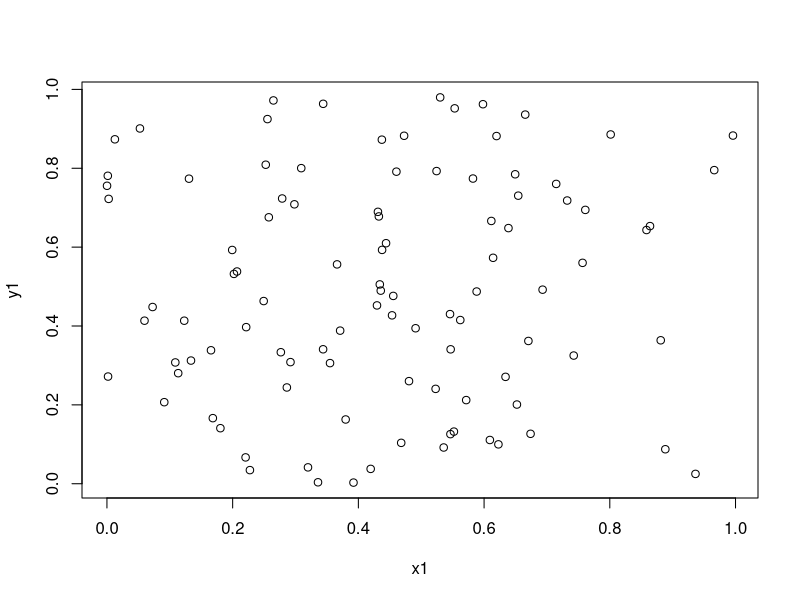
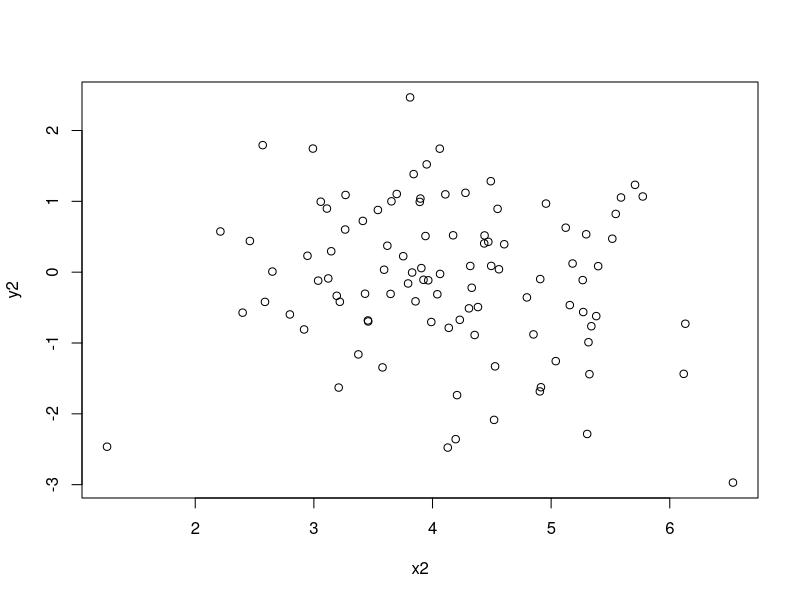
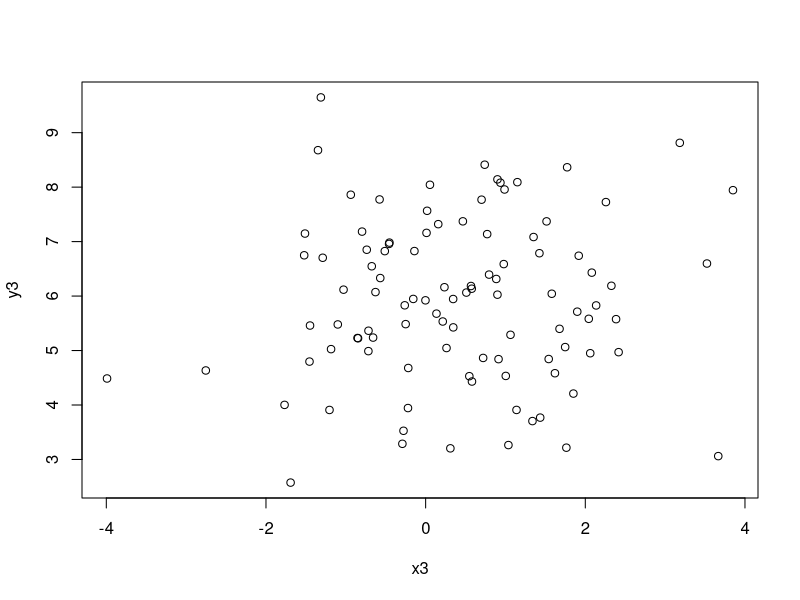
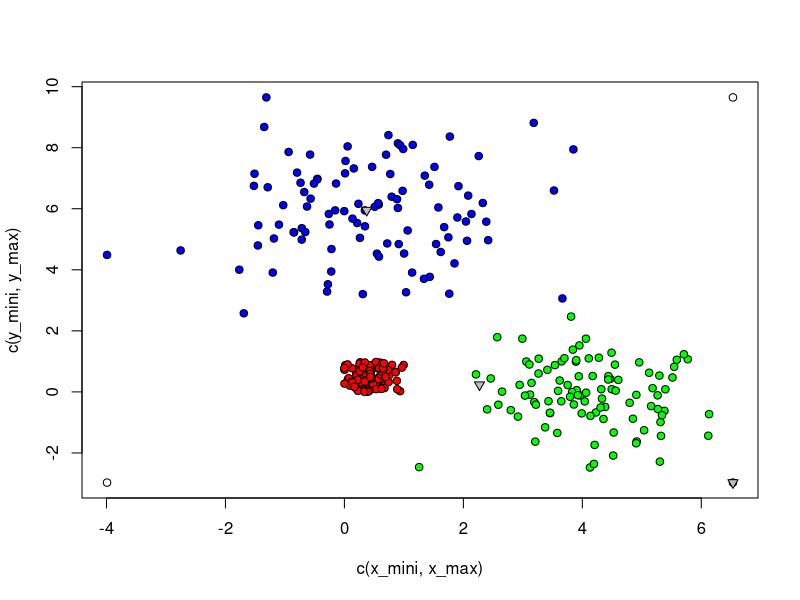

Reproduce these figures in R, in order.
#1 generation de 300 donnees au total

#a) generation de x et de y uniforme sur [0,1]
x1 <- runif(100,0,1)
y1 <- runif(100,0,1)
plot(x1,y1)

#b) x et y gaussienne variance = 1, x_moyenne = 4 et y centree
x2 <- rnorm(100,4,1)
y2 <- rnorm(100,0,1)
plot(x2,y2)

#c) x et y gaussienne variance = 2 , x_mean = 0.5, y_mean = 6
x3 <- rnorm(100,0.5,sqrt(2))
y3 <- rnorm(100,6,sqrt(2))
plot(x3,y3)

#fusion des données
x <- c(x1,x2,x3)
y <- c(y1,y2,y3)

x_mini <-min( c(x1,x2,x3))
y_mini <- min(c(y1,y2,y3))
x_max <- max( c(x1,x2,x3))
y_max <- max(c(y1,y2,y3))
plot(c(x_mini,x_max),c(y_mini,y_max))

points(x1,y1,pch=21, bg="red")
points(x2,y2,pch=21, bg="green")
points(x3,y3,pch=21, bg="blue")


#Exo 2 : Classification non supervisée

dist_euclid <- function(x,y){
  return ( sqrt( (x[1]-y[1] )^2 + (x[2] - y[2])^2 ))
}

matrice_moyenne <- function(X,Y){
  m <- length(X)
  M <- matrix(rep(NA,m),m, m)
  for(i in 1:m){
    j=1
    while(j<i){
      x1 <- cbind(X[i], Y[i])
      x2 <- cbind(X[j], Y[j])
      M[i,j] <- dist_euclid( x1, x2 )
      j <- j+1
    }
  }
  return(M)
}

#nos classe de départ composé des singletons 
classe <<- cbind(x,y)

class_ascendate <- function(K){
  M<-matrice_moyenne(x,y) 
  m<- sqrt(length(M))
  n<- sqrt(length(M))
  C <- diag(m)
  #  M <- matrice_moyenne(x,y)
  #  for(i in 1:m){
  #   i_proche <- i + which.min(M[(i+1):m,i]) # on cherche le voisin le plus proche
  #  }
  
  while(m>K){
    
    #cherche indice du min
    ind <- which.min(M) -1
    i <- ind %% m +1 #ligne
    j <- floor(ind/ m)+1 #colonne
    
    #mise a jour de la matrice C
    C[i, ] <- C[i,] + C[j,]
    
    
    #calcul des nouvelle classe
    # classe[i,] <<- ( classe[i,] + classe[j,])/2
    x_temp <- 0
    y_temp <- 0
    
    for(k in 1:n){
      if(C[i,k]>0) {
        x_temp <- x_temp + x[k]
        y_temp <- y_temp + y[k]
      }
    }
    temp <- cbind(x_temp,y_temp)
    
    classe [i,] <<- temp / sum(C[i,])
    
    C <- C[-j,] 
    classe <<- classe[-j,] # on enlève les points qui ne nous intéressent plus
    
    #mettre a jour les distances
    M <- matrice_moyenne(classe[,1],classe[,2])
    
    m <- sqrt(length(M))
    
  }
  return (C)
}
res <- class_ascendate(3)
t(res)
print(classe)
points(classe[,1],classe[,2],pch=25, bg="grey")
